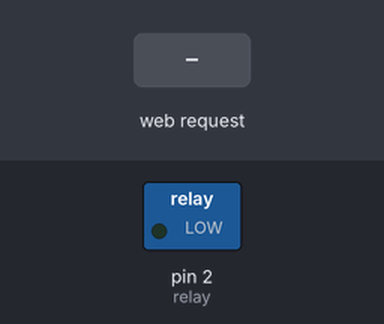
Recording of a sketch running on a simulated Arduino Uno, built for the host (arithmetic inside an expression is 32-bit, double 64-bit). Parts: switched loads named in the sketch (green lamp = pin HIGH). Inputs (shaded band) come from the test bench. WiFi joins after 1.5 s; servers stay silent unless stated.

Above: at 1.2 s.
1.3 s: HTTP request GET /on received
At 2.4 s:
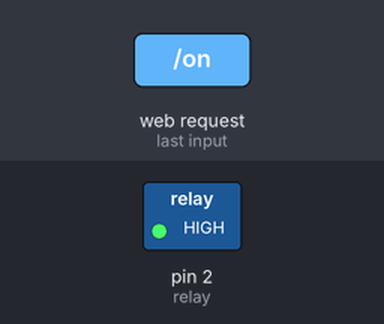
2.8 s: HTTP request GET /off received
At 3.5 s:
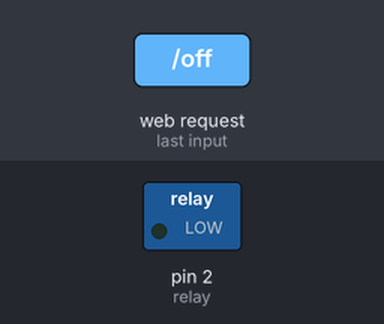
Timing chart, 0 to 5.8 s (numbered marks = the images above; inputs shaded):
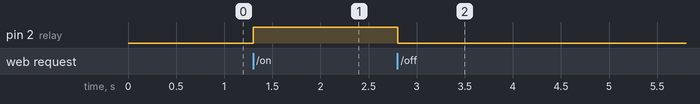

The sketch:

ethernet_relay.ino
```cpp
#include <SPI.h>
#include <Ethernet.h>


// RELAY ON PORT 2
int relay = 2;

boolean statusRelay = false;
boolean isEnable = true;

String readString;
char c;

byte mac[] = {0xDA, 0xAD, 0xBE, 0xEB, 0xFE, 0xFB};
IPAddress ip(192, 168, 1, 182);
EthernetServer server(80);

//SETUP INIT
void setup() {
  // SETUP RELAY PORT AS OUTPUT
  pinMode(relay, OUTPUT);

  // INIT SERIAL
  Serial.begin(9600);
  while (!Serial) { ; }

  // INIT ETHERNET
  Ethernet.begin(mac, ip);
  server.begin();
}

// LOOP
void loop() {
  EthernetClient client = server.available();
  if (client) {
      while (client.connected()) {
        if (client.available()) {
          c = client.read();
          if (readString.length() < 100) {
            readString += c;
          }
          if (c == '\n') {
          //      client.println("HTTP/1.1 200 OK");
          //      client.println("Content-Type: application/json");
          //      client.println();
          //      client.println("<HTML>");
          //      client.println("<HEAD>");
          //      client.println("<meta http-equiv=\"Refresh\" content=\"4; url=/home\" />");
          //      client.println("<meta http-equiv=\"Content-Type\" content=\"application/vnd.wap.xhtml+xml; charset=utf-8\" />");
          //      client.println("</HEAD>");
          //      client.println("<BODY align=\"center\">");
          //      client.println("<table align=\"center\"><tr>");
          //      client.println("<th width=\"10%\">Nama Perangkat</th>");
          //      client.println("<th width=\"10%\">Status Perangkat</th>");
          //      client.println("<th width=\"10%\">Saklar ON/OFF</th></tr>");
          //      client.println("<tr class=\"trh1\"><td align=\"left\">");
          //      client.println("Relay 1");
          //      client.println("</td><td align=\"center\">");
          //      if (statusRelay == false) {
          //        client.println("<b>MATI</b>");
          //      } else {
          //        client.println("<b>HIDUP</b>");
          //      }
          //        client.println("</td><td align=\"center\">");
          //      if (statusRelay == false) {
          //        client.println("<a href=\"/1on\" />HIDUP</a>");
          //      } else {
          //        client.println("<a href=\"/1off\" />MATI</a>");
          //      }
          //      client.println("</td></tr>");
          //      client.println();
          //      client.println("</BODY>");
            delay(1);
            client.stop();

            if (readString.indexOf("disable") > 0){
                isEnable = false;
            }else if(readString.indexOf("enable") > 0){
                isEnable = true;
            }

            // IF ENABLE THEN CAN DO ON/OFF RELAY
            if(isEnable){
              // IF URL CONTAINS ON THEN TURN ON RELAY
              if (readString.indexOf("on") >0){
                digitalWrite(relay, HIGH);
                statusRelay = true;
              }

              // IF URL CONTAINS OFF THEN TURN OFF RELAY
              if (readString.indexOf("off") >0){
                digitalWrite(relay, LOW);
                statusRelay = false;
              }
            }
            readString="";
          }
      }
    }
  }
}
```

Measured:
- after the input at 1.3 s, pin 2 (relay): LOW → HIGH at once
- after the input at 2.8 s, pin 2 (relay): HIGH → LOW at once
